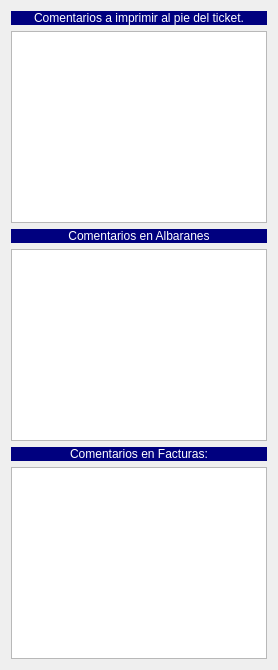
             <widget class="QWidget" name="tab_2">
              <attribute name="title">
               <string>Comentarios</string>
              </attribute>
              <layout class="QVBoxLayout" name="verticalLayout_3">
               <item>
                <widget class="QLabel" name="label_154">
                 <property name="styleSheet">
                  <string notr="true">background-color: rgb(0, 0, 127);
color: rgb(255, 255, 255);</string>
                 </property>
                 <property name="text">
                  <string>Comentarios a imprimir al pie del ticket.</string>
                 </property>
                 <property name="alignment">
                  <set>Qt::AlignCenter</set>
                 </property>
                </widget>
               </item>
               <item>
                <widget class="QTextEdit" name="txtccomentario_ticket_3"/>
               </item>
               <item>
                <widget class="QLabel" name="label_51">
                 <property name="styleSheet">
                  <string notr="true">background-color: rgb(0, 0, 127);
color: rgb(255, 255, 255);</string>
                 </property>
                 <property name="text">
                  <string>Comentarios en Albaranes</string>
                 </property>
                 <property name="alignment">
                  <set>Qt::AlignCenter</set>
                 </property>
                </widget>
               </item>
               <item>
                <widget class="QTextEdit" name="txtcCometarioAlbaran_3"/>
               </item>
               <item>
                <widget class="QLabel" name="label_53">
                 <property name="styleSheet">
                  <string notr="true">background-color: rgb(0, 0, 127);
color: rgb(255, 255, 255);</string>
                 </property>
                 <property name="text">
                  <string>Comentarios en Facturas:</string>
                 </property>
                 <property name="alignment">
                  <set>Qt::AlignCenter</set>
                 </property>
                </widget>
               </item>
               <item>
                <widget class="QTextEdit" name="txtccomentario_factura_3"/>
               </item>
              </layout>
             </widget>
